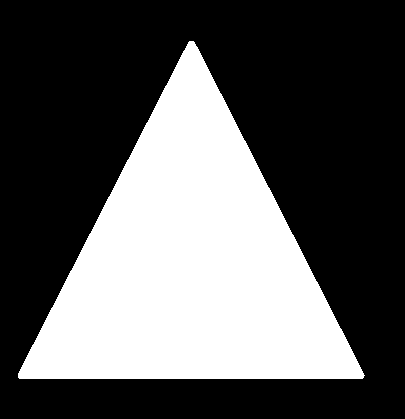
%> input picture proyek-matlab/5.citra hasil deteksi/crop_segitiga.png, 405 x 419 px
$ octave --eval "deteksi;"   (GNU Octave 9; MATLAB toolbox functions it lacks are replaced by stand-ins)
%> lines starting %> are read from the running program, lines starting %| are printed output that depends on the picture; in (x1, y1, x2, y2) boxes, pixels count from 0 and x2, y2 are one past the last pixel; in counts of white or black regions, pixels touching at a corner belong together; the program's own positions count from 1
% Proses Morfologi Dilasi
function deteksi()
clear all;
% Membaca hasil hasil cropping
MP=imread('crop_segitiga.png');
%> MP: size 419x405 logical; 35.5% white; 1 white region, box (x1, y1, x2, y2) and area: (18, 41, 365, 379) 60289
% Menampilkan citra hasil cropping
figure(1),imshow(MP);
% Proses morfologi dilasi
B=[1 1 1;1 1 1;1 1 1];
Dilasi1=imdilate(MP,B);
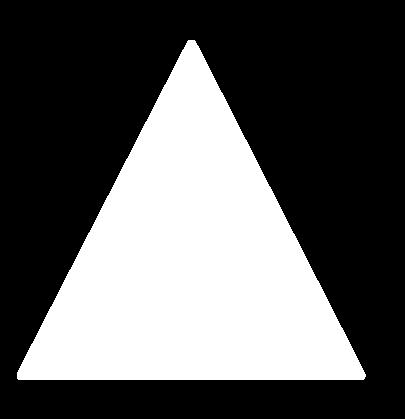
%> Dilasi1: size 419x405 logical; 36.3% white; 1 white region, box (x1, y1, x2, y2) and area: (17, 40, 366, 380) 61663
Dilasi2=imdilate(Dilasi1,B);
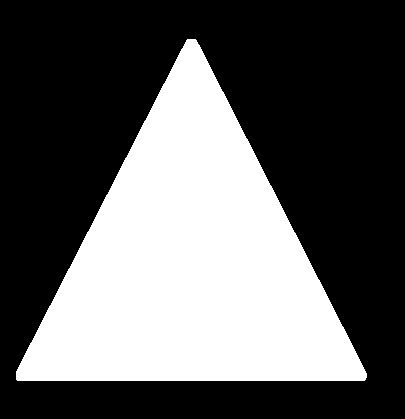
%> Dilasi2: size 419x405 logical; 37.2% white; 1 white region, box (x1, y1, x2, y2) and area: (16, 39, 367, 381) 63045
% Menampilkan hasil proses morfologi dilasi
figure(2),imshow(Dilasi2);
% Proses deteksi tepi
bw=bwmorph(Dilasi2,'remove');
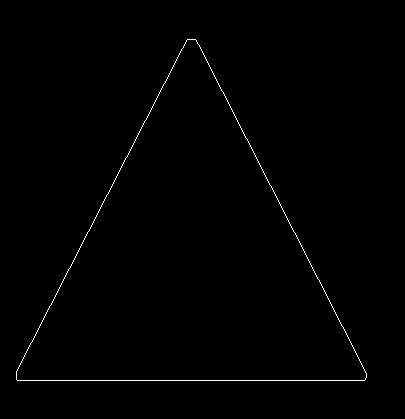
%> bw: size 419x405 logical; 0.61% white in thin lines or dots, all inside (x1, y1, x2, y2) = (16, 39, 367, 381)
% Menampilkan proses deteksi tepi
figure(3),imshow(bw);
% Menyimpan proses deteksi tepi
imwrite(bw,'deteksi_segitiga.png')
end
